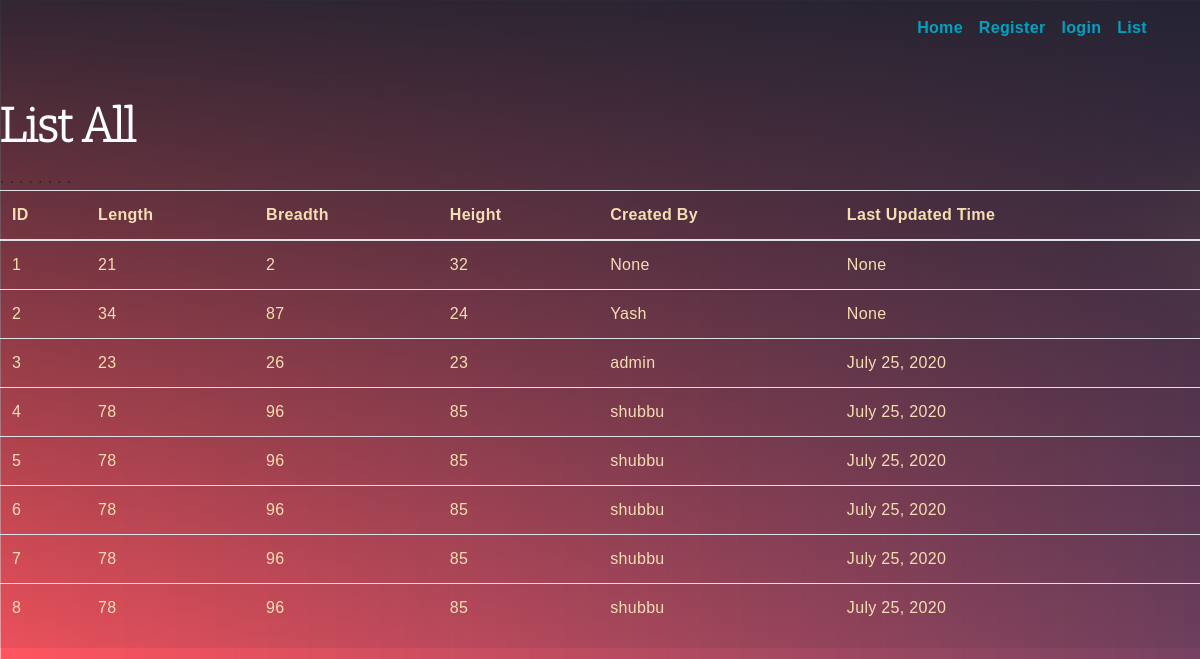
Page /list on the committed database.
### sales/models.py (models this page shows)
class Cuboid(models.Model):
    id = models.IntegerField(primary_key=True)
    length = models.IntegerField(null=True, blank=True, default=None)
    breadth = models.IntegerField(null=True, blank=True, default=None)
    height = models.IntegerField(null=True, blank=True, default=None)
    createdby = models.CharField(max_length=50, null=True)
    createdtime = models.DateField(null= True)

### sales/views.py (the view)
# urls.py: path('list', views.list_view, name='Cars'),
def list_view(request):
    context = {}
    context["dataset"] = Cuboid.objects.all()
    return render(request, "listAll.html", context)

### sales/templates/listAll.html
{% include 'header.html' %}
<div class="main" style = "margin-top: 100px">
      <h1 class="headUpload">List All</h1>
						<table class="table table-hover" id = "dtBasicExample">
							<thead>
								<tr>
								   <th>Length</th>
								   <th>Breadth</th>
								   <th>Height</th>
                                    <th>Created By</th>
									<th>Last Updated Time </th>
		 						</tr>
							</thead>
									{% for data in dataset %}.
									<tr>
										<td>{{data.length}}</td>
										<td>{{data.breadth }}</td>
										<td>{{data.height}}</td>
                                        <td>{{data.createdby}}</td>
										 <td>{{data.createdtime}}</td>
									</tr>
								{% endfor %}
						</table>
</div>

### sales/templates/header.html (shortened to what this page needs)
<!DOCTYPE html>
<html lang="en">
<head>
  {% load static %}
    <link href="{% static 'css/bootstrap.min.css' %}" rel="stylesheet">
    <link href="{% static 'css/sales.css' %}" rel="stylesheet">
</head>
<body style = "background-size: unset;">
  <nav class="navbar navbar-expand-lg fixed-top">
    <div class="container headerContainer">
      <div class="collapse navbar-collapse" id="navbarResponsive">
        <ul class="navbar-nav ml-auto">
          <li class="nav-item active">
            <a class="nav-link" id="home1" href="/">Home
            </a>
          {% if user.is_authenticated %}
          <li class="nav-item">
          <a class="nav-link" href="#">Hello, {{user.username}}</a></li>
          <li class="nav-item">
            <a class="nav-link" href="logout">Logout</a>
          </li>
          {% else %}
          <li class="nav-item">
            <a class="nav-link" href="register">Register</a>
          </li>
          <li class="nav-item">
            <a class="nav-link" href="login">login</a>
          </li>
          {% endif %}
          <li class="nav-item">
            <a class="nav-link" href="list">List</a>
          </li>
        </ul>
      </div>
    </div>
  </nav>
</body>
</html>

### static/css/sales.css (style rules this page uses)
body { background: linear-gradient(rgba(28,32,45,0.9), rgba(28,32,45,0.09)),url(/static/images/genpact.jpg); width: 100%; height: 100%; font-family: Arial, Helvetica; letter-spacing: 0.02em; font-weight: 400; -webkit-font-smoothing: antialiased; background-repeat: no-repeat; background-size: 100% 100%; }
#navbarResponsive a { color : #01a2c1; font-weight : bolder; }
.headUpload { font-family: display-egyptian-thin, sans-serif; font-weight: bolder; font-size: 3rem; color: white; }
#dtBasicExample thead th { vertical-align: bottom; border-bottom: 2px solid #dee2e6; color: wheat; }
#dtBasicExample td, #dtBasicExample th { padding: .75rem; vertical-align: top; border-top: 1px solid #dee2e6; color: wheat; }

### rows in the picture
Cuboid: length "21", breadth "2", height "32", createdby "None", createdtime "None"
Cuboid: length "34", breadth "87", height "24", createdby "Yash", createdtime "None"
Cuboid: length "23", breadth "26", height "23", createdby "admin", createdtime "July 25, 2020"
Cuboid: length "78", breadth "96", height "85", createdby "shubbu", createdtime "July 25, 2020"
Cuboid: length "78", breadth "96", height "85", createdby "shubbu", createdtime "July 25, 2020"
Cuboid: length "78", breadth "96", height "85", createdby "shubbu", createdtime "July 25, 2020"
Cuboid: length "78", breadth "96", height "85", createdby "shubbu", createdtime "July 25, 2020"
Cuboid: length "78", breadth "96", height "85", createdby "shubbu", createdtime "July 25, 2020"
